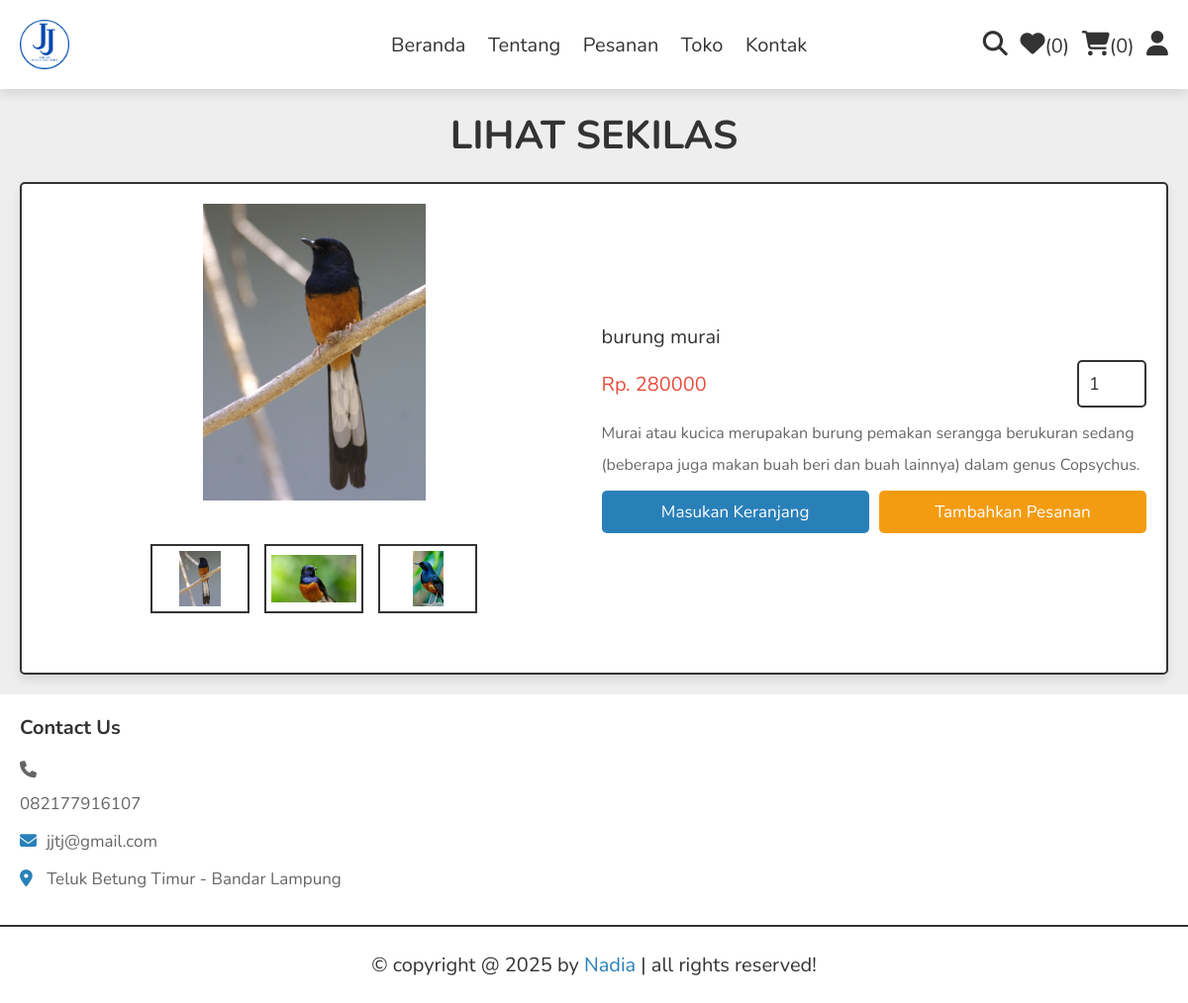
The page /quick_view.php?pid=1 on the database its author committed.
### tables this page shows
CREATE TABLE `products` (
  `id` int(100) NOT NULL AUTO_INCREMENT,
  `name` varchar(100) NOT NULL,
  `details` varchar(500) NOT NULL,
  `price` int(10) NOT NULL,
  `image_01` varchar(100) NOT NULL,
  `image_02` varchar(100) NOT NULL,
  `image_03` varchar(100) NOT NULL,
  PRIMARY KEY (`id`)
);

### quick_view.php (the view, shortened to what this page needs)
<?php
include 'components/connect.php';
?>
<!DOCTYPE html>
<html lang="en">
<head>
    <link rel="stylesheet" href="https://cdnjs.cloudflare.com/ajax/libs/font-awesome/6.1.1/css/all.min.css">
    <link rel="stylesheet" href="css/style.css">
</head>
<body>
    <?php include 'components/user_header.php'; ?>
    <section class="quick-view">
        <h1 class="heading">Lihat sekilas</h1>
        <?php
     $pid = $_GET['pid'];
     $select_products = $conn->prepare("SELECT * FROM `products` WHERE id = ?");
     $select_products->execute([$pid]);
     if($select_products->rowCount() > 0){
      while($fetch_product = $select_products->fetch(PDO::FETCH_ASSOC)){
   ?>
        <form action="" method="post" class="box">
            <div class="row">
                <div class="image-container">
                    <div class="main-image">
                        <img src="uploaded_img/<?= $fetch_product['image_01']; ?>" alt="">
                    </div>
                    <div class="sub-image">
                        <img src="uploaded_img/<?= $fetch_product['image_01']; ?>" alt="">
                        <img src="uploaded_img/<?= $fetch_product['image_02']; ?>" alt="">
                        <img src="uploaded_img/<?= $fetch_product['image_03']; ?>" alt="">
                    </div>
                </div>
                <div class="content">
                    <div class="name"><?= $fetch_product['name']; ?></div>
                    <div class="flex">
                        <div class="price"><span>Rp. </span><?= $fetch_product['price']; ?></div>
                        <input type="number" name="qty" class="qty" min="1" max="99"
                            onkeypress="if(this.value.length == 2) return false;" value="1">
                    </div>
                    <div class="details"><?= $fetch_product['details']; ?></div>
                    <div class="flex-btn">
                        <input type="submit" value="masukan keranjang" class="btn" name="add_to_cart">
                        <input class="option-btn" type="submit" name="add_to_wishlist" value="Tambahkan Pesanan">
                    </div>
                </div>
            </div>
        </form>
        <?php
      }
   }else{
      echo '<p class="empty">belum ada produk yang ditambahkan!</p>';
   }
   ?>
    </section>
    <?php include 'components/footer.php'; ?>
</body>
</html>

### components/user_header.php (shortened to what this page needs)
<header class="header">
    <section class="flex">
        <img src="images/Logoo.png" alt="" width="50" height="50" class="me-2">
        <nav class="navbar">
            <a href="home.php">Beranda</a>
            <a href="about.php">Tentang</a>
            <a href="orders.php">Pesanan</a>
            <a href="shop.php">Toko</a>
            <a href="contact.php">Kontak</a>
        </nav>
        <div class="icons">
            <?php
            $count_wishlist_items = $conn->prepare("SELECT * FROM `wishlist` WHERE user_id = ?");
            $count_wishlist_items->execute([$user_id]);
            $total_wishlist_counts = $count_wishlist_items->rowCount();
            $count_cart_items = $conn->prepare("SELECT * FROM `cart` WHERE user_id = ?");
            $count_cart_items->execute([$user_id]);
            $total_cart_counts = $count_cart_items->rowCount();
         ?>
            <a href="search_page.php"><i class="fas fa-search"></i></a>
            <a href="wishlist.php"><i class="fas fa-heart"></i><span>(<?= $total_wishlist_counts; ?>)</span></a>
            <a href="cart.php"><i class="fas fa-shopping-cart"></i><span>(<?= $total_cart_counts; ?>)</span></a>
            <div id="user-btn" class="fas fa-user"></div>
        </div>
    </section>
</header>

### components/footer.php
<footer class="footer">
    <section class="grid">
        <div class="box">
            <h3>contact us</h3>
            <a class="fas fa-phone"><a href="https://wa.me/082177916107">082177916107</a>
            <a href="#"><i class="fas fa-envelope"></i>jjtj@gmail.com</a>
            <a href="#"><i class="fas fa-map-marker-alt"></i> Teluk Betung Timur - Bandar Lampung </a>
        </div>
    </section>
    <div class="credit">&copy; copyright @ <?= date('Y'); ?> by <span>Nadia</span> | all rights reserved!
    </div>
</footer>

### css/style.css (style rules this page uses)
:root { --main-color:#2980b9; --orange:#f39c12; --red:#e74c3c; --black:#333; --white:#fff; --light-color:#666; --light-bg:#eee; --border:.2rem solid var(--black); --box-shadow:0 .5rem 1rem rgba(0,0,0,.1); }
* { font-family: 'Nunito', sans-serif; margin:0; padding:0; box-sizing: border-box; outline: none; border:none; text-decoration: none; }
html { font-size: 62.5%; overflow-x: hidden; }
body { background-color: var(--light-bg); }
section { padding:2rem; max-width: 1200px; margin:0 auto; }
.heading { font-size: 4rem; color:var(--black); margin-bottom: 2rem; text-align: center; text-transform: uppercase; }
.btn, .delete-btn, .option-btn { display: block; width: 100%; margin-top: 1rem; border-radius: .5rem; padding:1rem 3rem; font-size: 1.7rem; text-transform: capitalize; color:var(--white); cursor: pointer; text-align: center; }
.btn { background-color: var(--main-color); }
.option-btn { background-color: var(--orange); }
.flex-btn { display: flex; gap:1rem; }
.header { position: sticky; top:0; left:0; right:0; background-color: var(--white); box-shadow: var(--box-shadow); z-index: 1000; }
.header .flex { display: flex; align-items: center; justify-content: space-between; position: relative; }
.header .flex .navbar a { margin:0 1rem; font-size: 2rem; color:var(--black); }
.header .flex .icons > * { margin-left: 1rem; font-size: 2.5rem; cursor: pointer; color:var(--black); }
.header .flex .icons a span { font-size: 2rem; }
.quick-view form { padding:2rem; border-radius: .5rem; border:var(--border); background-color: var(--white); box-shadow: var(--box-shadow); margin-top: 1rem; }
.quick-view form .row { display: flex; align-items: center; gap:1.5rem; flex-wrap: wrap; }
.quick-view form .row .image-container { margin-bottom: 2rem; flex:1 1 40rem; }
.quick-view form .row .image-container .main-image img { height: 30rem; width: 100%; object-fit: contain; }
.quick-view form .row .image-container .sub-image { display: flex; gap:1.5rem; justify-content: center; margin-top: 2rem; }
.quick-view form .row .image-container .sub-image img { height: 7rem; width: 10rem; object-fit: contain; padding:.5rem; border:var(--border); cursor: pointer; transition: .2s linear; }
.quick-view form img { width: 100%; height: 20rem; object-fit: contain; margin-bottom: 2rem; }
.quick-view form .row .content { flex:1 1 40rem; }
.quick-view form .row .content .name { font-size: 2rem; color:var(--black); }
.quick-view form .row .flex { display: flex; align-items: center; justify-content: space-between; gap:1rem; margin:1rem 0; }
.quick-view form .row .flex .qty { width: 7rem; padding:1rem; border:var(--border); font-size: 1.8rem; color:var(--black); border-radius: .5rem; }
.quick-view form .row .flex .price { font-size: 2rem; color:var(--red); }
.quick-view form .row .content .details { font-size: 1.6rem; color:var(--light-color); line-height: 2; }
.footer { background-color: var(--white); }
.footer .grid { display: grid; grid-template-columns: repeat(auto-fit, minmax(27rem, 1fr)); gap:1.5rem; align-items: flex-start; }
.footer .grid .box h3 { font-size: 2rem; color:var(--black); margin-bottom: 2rem; text-transform: capitalize; }
.footer .grid .box a { display: block; margin:1.5rem 0; font-size: 1.7rem; color:var(--light-color); }
.footer .grid .box a i { padding-right: 1rem; color:var(--main-color); transition: .2s linear; }
.footer .credit { text-align: center; padding: 2.5rem 2rem; border-top: var(--border); font-size: 2rem; color:var(--black); }
.footer .credit span { color:var(--main-color); }

### rows shown on the page
products: image_01 (picture), image_02 (picture), image_03 (picture), name "burung murai", price "280000", details "Murai atau kucica merupakan burung pemakan serangga berukuran sedang (beberapa juga makan buah beri dan buah lainnya) dalam genus Copsychus."

### other values the page prints
$total_wishlist_counts "0"
$total_cart_counts "0"
